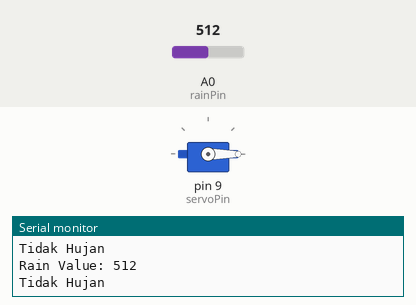
Simulated run of this sketch. Board: Arduino Uno, built with avr-gcc and run on an emulated ATmega328P. Parts: servo, the last lines printed to the serial monitor. Inputs (shaded band) come from the test bench; at power-on: A0 (rainPin) = 512.

Above: at 1.2 s.
1.3 s: A0 (rainPin) set to 481
At 2.06 s:
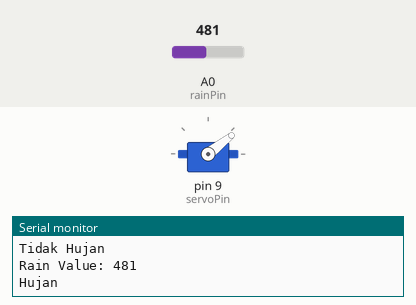
At 2.66 s:
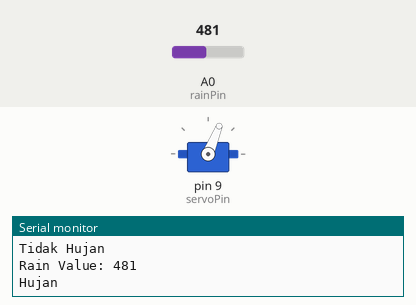
4.3 s: A0 (rainPin) set to 510
At 4.46 s:
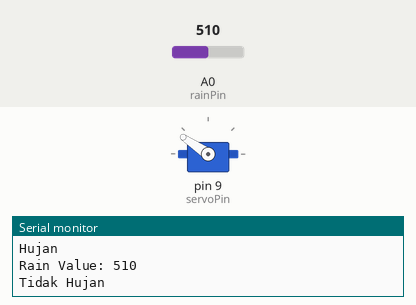
Timing chart, 0 to 8.9 s (numbered marks = the images above; inputs shaded):
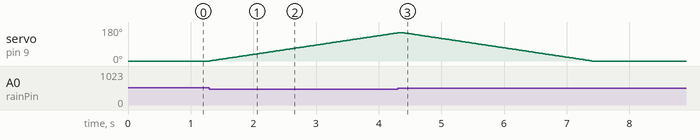

Measured:
- the behaviour switches between 500 and 499 on A0 (rainPin) (found by bisection; images 0 and 1)
- after the input at 1.3 s, servo on pin 9 (servoPin): moves from 0° to 149° over 3.0 s, starting at once

The sketch:

raindrop.ino
```cpp
#include <Servo.h>
Servo myServo;

const int rainPin = A0;
const int servoPin = 9;
const int threshold = 500;

int servoPosition = 0;

void setup() {
  Serial.begin(9600);
  myServo.attach(servoPin);
  myServo.write(servoPosition);
}


void loop() {
  int rainValue = analogRead(rainPin);

  Serial.print("Rain Value: ");
  Serial.println(rainValue);


  if (rainValue < threshold) {
    Serial.println("Hujan");


    while (rainValue < threshold && servoPosition < 180) {
      servoPosition++;
      myServo.write(servoPosition);


      delay(20);


      rainValue = analogRead(rainPin);
    }
  }
  else {
    Serial.println("Tidak Hujan");


    while (rainValue >= threshold && servoPosition > 0) {
      servoPosition--;
      myServo.write(servoPosition);


      delay(20);


      rainValue = analogRead(rainPin);
    }
  }


  delay(100);
}
```
